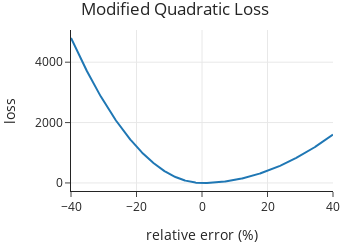

Source (notebook cell):
### Markdown cell above
The relative error is: $100(y - \hat{y})/\hat{y}$, where $y$ is the true value and $\hat{y}$ is the prediction. We can demonstrate the asymmetry of the loss function with a plot:

### Code cell
xs = np.linspace(-40, 40, 500)
loss = anes_loss(xs)

fig = px.line(x=xs, y=loss, title='Modified Quadratic Loss',
              width=350, height=250)

margin(fig, t=30)
xlabel(fig, 'relative error (%)')
ylabel(fig, 'loss')

### Figure 1 — Plotly figure (JSON) as saved in the notebook; plotly's stock layout.template omitted (floating-point values rounded to 4 significant figures; data arrays with more than 128 entries replaced by an {"elided": "..."} marker saying what was removed)
{"data": [{"hovertemplate": "x=%{x}<br>y=%{y}<extra></extra>", "legendgroup": "", "line": {"color": "#1F77B4", "dash": "solid"}, "marker": {"symbol": "circle"}, "mode": "lines", "name": "", "orientation": "v", "showlegend": false, "type": "scatter", "x": {"elided": "500 float values"}, "xaxis": "x", "y": {"elided": "500 float values"}, "yaxis": "y"}], "layout": {"height": 250, "legend": {"tracegroupgap": 0}, "margin": {"t": 30}, "title": {"text": "Modified Quadratic Loss"}, "width": 350, "xaxis": {"anchor": "y", "domain": [0, 1], "title": {"text": "relative error (%)"}}, "yaxis": {"anchor": "x", "domain": [0, 1], "title": {"text": "loss"}}}}
